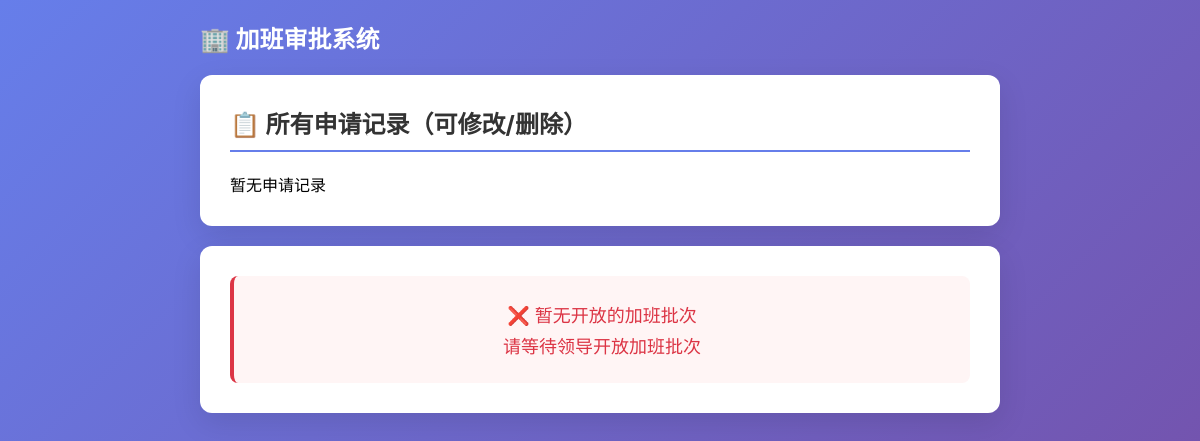
Before: / with the older database file.
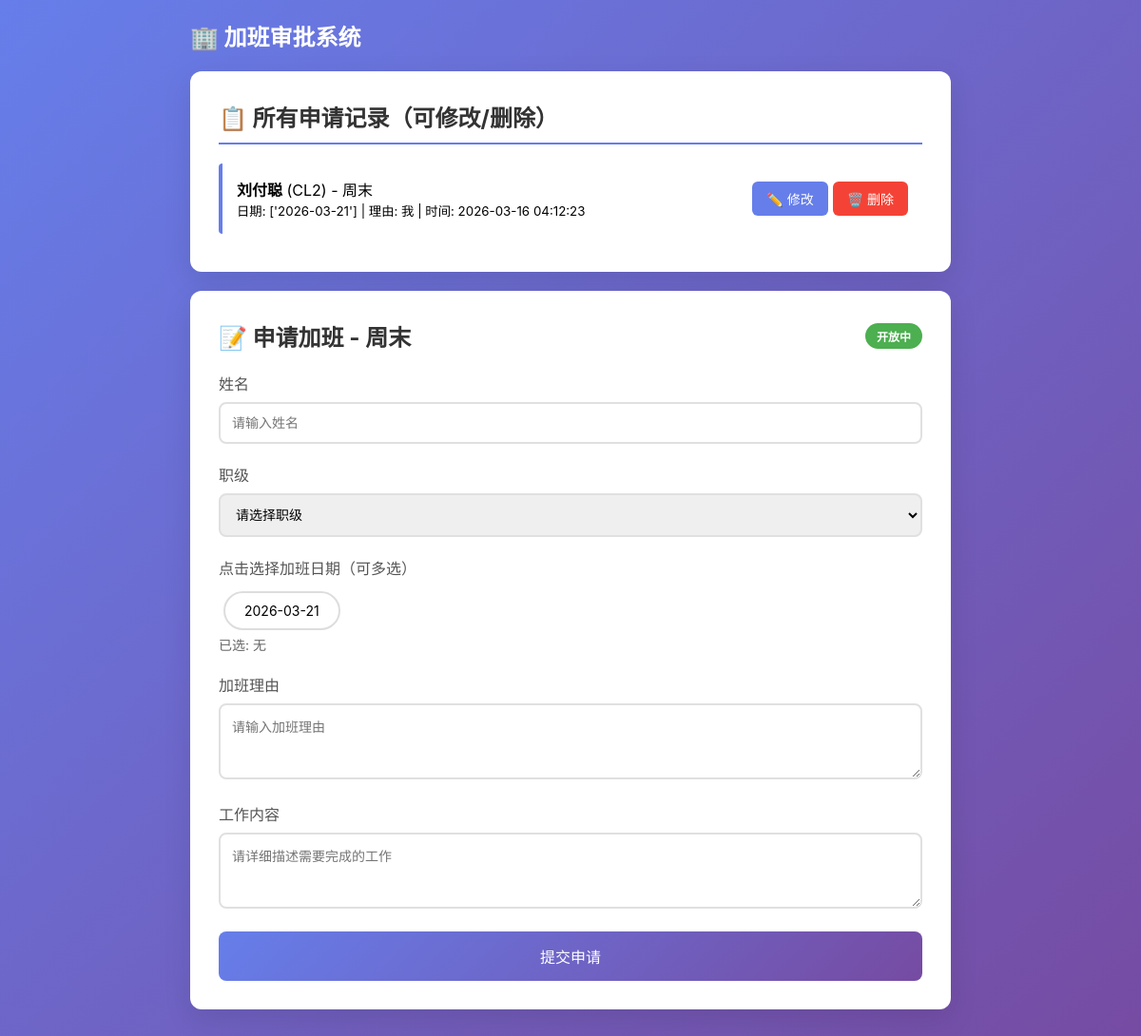
After: the same page with the newer database file.
### tables this page shows
CREATE TABLE applications (
    id INTEGER PRIMARY KEY AUTOINCREMENT,
    batch_id INTEGER NOT NULL,
    name TEXT NOT NULL,
    rank TEXT NOT NULL,
    selected_dates TEXT NOT NULL,
    reason TEXT NOT NULL,
    work_content TEXT NOT NULL,
    created_at TIMESTAMP DEFAULT CURRENT_TIMESTAMP,
    updated_at TIMESTAMP DEFAULT CURRENT_TIMESTAMP,
    FOREIGN KEY (batch_id) REFERENCES overtime_batches(id)
);

CREATE TABLE overtime_batches (
    id INTEGER PRIMARY KEY AUTOINCREMENT,
    name TEXT NOT NULL,
    dates TEXT NOT NULL,
    is_open INTEGER DEFAULT 0,
    created_at TIMESTAMP DEFAULT CURRENT_TIMESTAMP
);

### app.py (the view)
@app.route('/')
def index():
    conn = get_db()
    batches_raw = conn.execute('SELECT * FROM overtime_batches WHERE is_open = 1 ORDER BY created_at DESC').fetchall()
    batches = []
    for b in batches_raw:
        batch = dict(b)
        batch['dates'] = json.loads(batch['dates'])
        batches.append(batch)
    applications = conn.execute('''SELECT a.*, b.name as batch_name
                                    FROM applications a
                                    JOIN overtime_batches b ON a.batch_id = b.id
                                    ORDER BY a.created_at DESC''').fetchall()
    applications_list = []
    for app in applications:
        app_dict = dict(app)
        app_dict['selected_dates'] = json.loads(app_dict['selected_dates'])
        applications_list.append(app_dict)
    return render_template('index.html', batches=batches, applications=applications_list)

### app.py (called while the page is built)
def get_db():
    if 'db' not in g:
        g.db = sqlite3.connect(DB_PATH)
        g.db.row_factory = sqlite3.Row
    return g.db

### templates/index.html (shortened to what this page needs)
<!DOCTYPE html>
<html lang="zh-CN">
<head>
    <link rel="stylesheet" href="{{ url_for('static', filename='style.css') }}">
</head>
<body>
    <div class="container">
        <header>
            <h1>🏢 加班审批系统</h1>
        </header>
        <div class="card">
            <h2>📋 所有申请记录（可修改/删除）</h2>
            {% if applications %}
                {% for app in applications %}
                <div class="app-item">
                    <div class="info">
                        <strong>{{ app.name }}</strong> ({{ app.rank }}) - {{ app.batch_name }}<br>
                        <small>日期: {{ app.selected_dates }} | 理由: {{ app.reason }} | 时间: {{ app.created_at }}</small>
                    </div>
                    <div class="actions">
                        <a href="{{ url_for('edit_application', app_id=app.id) }}" class="btn-small">✏️ 修改</a>
                        <form method="POST" action="{{ url_for('delete_application') }}" style="display:inline;" onsubmit="return confirm('确定删除？');">
                            <button type="submit" class="btn-small btn-danger">🗑️ 删除</button>
                        </form>
                    </div>
                </div>
                {% endfor %}
            {% else %}
                <p>暂无申请记录</p>
            {% endif %}
        </div>
        {% if batches %}
            {% for batch in batches %}
            <div class="card">
                <div class="batch-header">
                    <h2>📝 申请加班 - {{ batch.name }}</h2>
                    {% if batch.is_open %}
                    <span class="badge badge-open">开放中</span>
                    {% else %}
                    <span class="badge badge-closed">已关闭</span>
                    {% endif %}
                </div>
                {% if batch.is_open %}
                <form method="POST" action="{{ url_for('apply') }}">
                    <div class="form-group">
                        <label>姓名</label>
                        <input type="text" name="name" required placeholder="请输入姓名">
                    </div>
                    <div class="form-group">
                        <label>职级</label>
                        <select name="rank" required>
                            <option value="">请选择职级</option>
                        </select>
                    </div>
                    <div class="form-group">
                        <label>点击选择加班日期（可多选）</label>
                        <div id="dateContainer_{{ batch.id }}">
                            {% for d in batch.dates %}
                            <span class="date-chip" onclick="toggleDate({{ batch.id }}, '{{ d }}')"
                                  id="date_{{ batch.id }}_{{ d }}">{{ d }}</span>
                            {% endfor %}
                        </div>
                        <p class="hint">已选: <span id="selected_{{ batch.id }}">无</span></p>
                    </div>
                    <div class="form-group">
                        <label>加班理由</label>
                        <textarea name="reason" rows="2" required placeholder="请输入加班理由"></textarea>
                    </div>
                    <div class="form-group">
                        <label>工作内容</label>
                        <textarea name="work_content" rows="3" required placeholder="请详细描述需要完成的工作"></textarea>
                    </div>
                    <button type="submit" class="btn" onclick="return submitForm({{ batch.id }})">
                        提交申请
                    </button>
                </form>
                {% else %}
                <div class="closed-box">
                    <p>❌ 该批次已关闭</p>
                </div>
                {% endif %}
            </div>
            {% endfor %}
        {% else %}
        <div class="card">
            <div class="closed-box">
                <p>❌ 暂无开放的加班批次</p>
                <p>请等待领导开放加班批次</p>
            </div>
        </div>
        {% endif %}
    </div>
</body>
</html>

Changed rows visible on the page:
added applications: name "刘付聪", rank "CL2", batch_name "周末", selected_dates "['2026-03-21']", reason "我", created_at "2026-03-16 04:12:23"
added overtime_batches: name "周末", is_open "开放中", dates "2026-03-21"
Other visible differences:
text no longer shown: "暂无申请记录 ❌ 暂无开放的加班批次 请等待领导开放加班批次"
